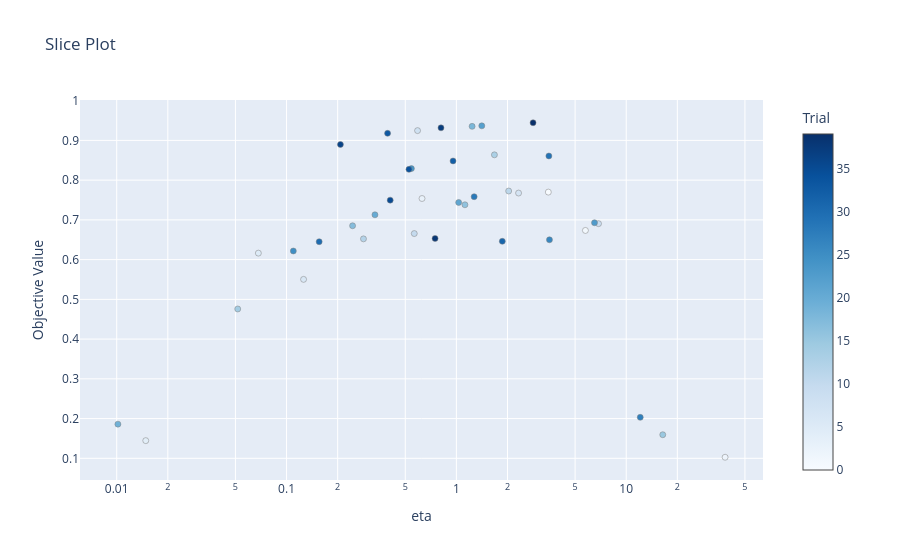

The notebook cell this image was saved under:
### Code cell
print("Best learning rate:", study.best_params['eta'])
print("Accuracy:", study.best_value)
optuna.visualization.plot_slice(study, ['eta'])
###########################

### Figure 1 — Plotly figure (JSON) as saved in the notebook; plotly's stock layout.template omitted (floating-point values rounded to 4 significant figures)
{"data": [{"marker": {"color": [0, 1, 2, 3, 4, 5, 6, 7, 8, 9, 10, 11, 12, 13, 14, 15, 16, 17, 18, 19, 20, 21, 22, 23, 24, 25, 26, 27, 28, 29, 30, 31, 32, 33, 34, 35, 36, 37, 38, 39], "colorbar": {"title": {"text": "Trial"}, "x": 1.0, "xpad": 40}, "colorscale": [[0.0, "rgb(247,251,255)"], [0.125, "rgb(222,235,247)"], [0.25, "rgb(198,219,239)"], [0.375, "rgb(158,202,225)"], [0.5, "rgb(107,174,214)"], [0.625, "rgb(66,146,198)"], [0.75, "rgb(33,113,181)"], [0.875, "rgb(8,81,156)"], [1.0, "rgb(8,48,107)"]], "line": {"color": "Grey", "width": 0.5}}, "mode": "markers", "name": "Feasible Trial", "showlegend": false, "x": [3.478, 5.75, 38.21, 0.6276, 0.01483, 0.06824, 0.126, 2.324, 0.5907, 6.87, 0.565, 2.031, 0.2838, 1.674, 0.05158, 16.41, 1.123, 0.2448, 1.238, 0.01016, 0.3315, 1.031, 1.411, 6.505, 0.5434, 0.1096, 3.532, 12.1, 1.272, 3.505, 0.1556, 1.864, 0.9556, 0.3935, 0.5257, 0.4077, 0.2076, 0.8116, 0.7491, 2.827], "y": [0.7699, 0.6734, 0.1027, 0.7538, 0.1445, 0.6163, 0.5503, 0.7675, 0.9246, 0.6905, 0.6656, 0.7726, 0.6522, 0.8637, 0.4758, 0.1594, 0.738, 0.6852, 0.9353, 0.186, 0.7128, 0.7438, 0.9366, 0.6928, 0.8291, 0.6217, 0.6499, 0.2031, 0.7583, 0.8608, 0.645, 0.6461, 0.8483, 0.9178, 0.8271, 0.7497, 0.8897, 0.9316, 0.6533, 0.9444], "type": "scatter"}], "layout": {"title": {"text": "Slice Plot"}, "xaxis": {"title": {"text": "eta"}, "type": "log"}, "yaxis": {"title": {"text": "Objective Value"}}}}
